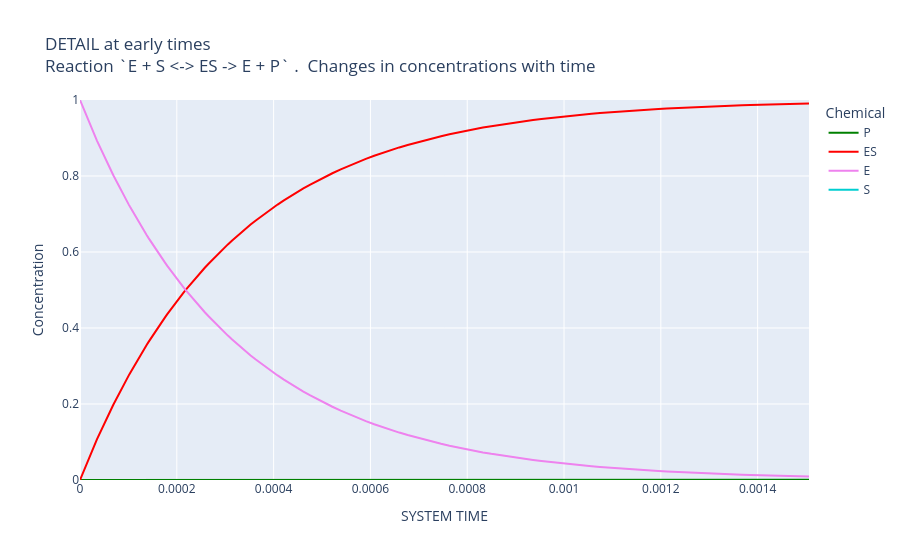

The notebook cell this image was saved under:
### Code cell
# Highlight a detail about the initial buildup of ES
uc.plot_history(title_prefix="DETAIL at early times",
                range_y=[0, 1])

### Figure 1 — Plotly figure (JSON) as saved in the notebook; plotly's stock layout.template omitted (floating-point values rounded to 4 significant figures; data arrays with more than 128 entries replaced by an {"elided": "..."} marker saying what was removed)
{"data": [{"hovertemplate": "Chemical=P<br>SYSTEM TIME=%{x}<br>Concentration=%{y}<extra></extra>", "legendgroup": "P", "line": {"color": "green", "dash": "solid", "shape": "linear"}, "marker": {"symbol": "circle"}, "mode": "lines", "name": "P", "orientation": "v", "showlegend": true, "type": "scatter", "x": {"elided": "174 float values"}, "xaxis": "x", "y": {"elided": "174 float values"}, "yaxis": "y"}, {"hovertemplate": "Chemical=ES<br>SYSTEM TIME=%{x}<br>Concentration=%{y}<extra></extra>", "legendgroup": "ES", "line": {"color": "red", "dash": "solid", "shape": "linear"}, "marker": {"symbol": "circle"}, "mode": "lines", "name": "ES", "orientation": "v", "showlegend": true, "type": "scatter", "x": {"elided": "174 float values"}, "xaxis": "x", "y": {"elided": "174 float values"}, "yaxis": "y"}, {"hovertemplate": "Chemical=E<br>SYSTEM TIME=%{x}<br>Concentration=%{y}<extra></extra>", "legendgroup": "E", "line": {"color": "violet", "dash": "solid", "shape": "linear"}, "marker": {"symbol": "circle"}, "mode": "lines", "name": "E", "orientation": "v", "showlegend": true, "type": "scatter", "x": {"elided": "174 float values"}, "xaxis": "x", "y": {"elided": "174 float values"}, "yaxis": "y"}, {"hovertemplate": "Chemical=S<br>SYSTEM TIME=%{x}<br>Concentration=%{y}<extra></extra>", "legendgroup": "S", "line": {"color": "darkturquoise", "dash": "solid", "shape": "linear"}, "marker": {"symbol": "circle"}, "mode": "lines", "name": "S", "orientation": "v", "showlegend": true, "type": "scatter", "x": {"elided": "174 float values"}, "xaxis": "x", "y": {"elided": "174 float values"}, "yaxis": "y"}], "layout": {"autosize": true, "legend": {"title": {"text": "Chemical"}, "tracegroupgap": 0}, "title": {"text": "DETAIL at early times <br>Reaction `E + S <-> ES -> E + P` .  Changes in concentrations with time"}, "xaxis": {"anchor": "y", "autorange": true, "domain": [0, 1], "range": [0, 0.001506], "title": {"text": "SYSTEM TIME"}, "type": "linear"}, "yaxis": {"anchor": "x", "domain": [0, 1], "range": [0, 1], "title": {"text": "Concentration"}, "type": "linear"}}}
